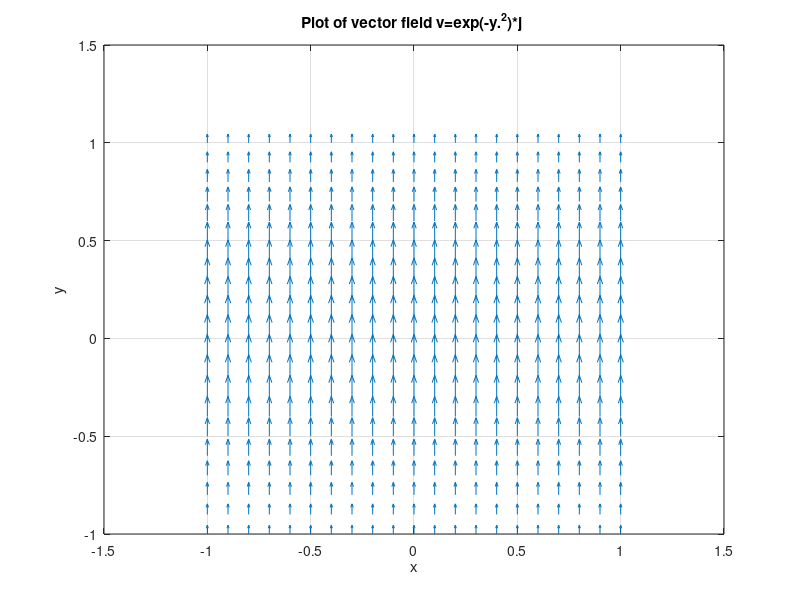
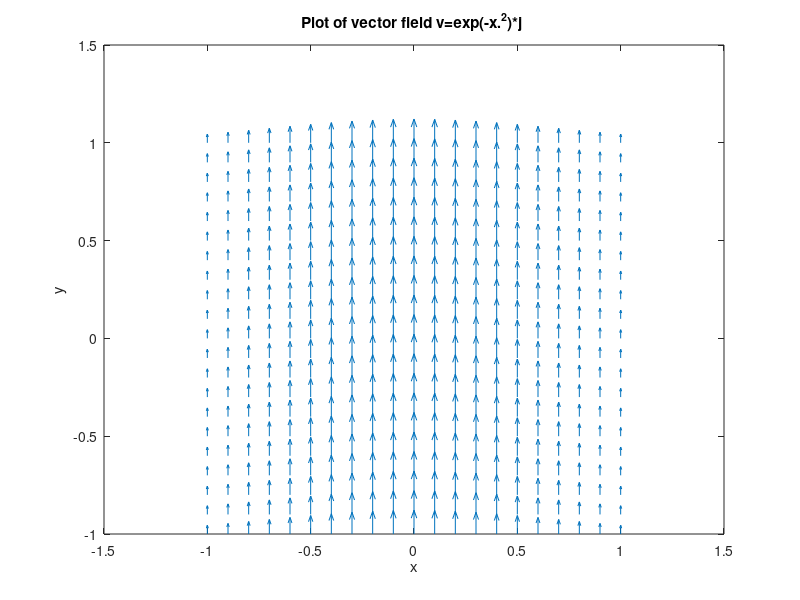

MATLAB code to generate these figures, in order:
% P11_18.M  Plot vector field lines
%
%  v=exp(-y^2) * j
%  v=exp(-x^2) * j
%
clear
clf
[x,y]=meshgrid(-1:0.1:1);
vyj1=exp(-y.^2);
zerox=zeros(length(vyj1));
figure(1)
quiver(x,y,zerox,vyj1);
title('Plot of vector field v=exp(-y.^2)*j ')
xlabel('x')
ylabel('y')
grid
pause
%
%
pause
vyj2=exp(-x.^2);
zeroy=zeros(length(vyj2));
figure(2)
quiver(x,y,zeroy,vyj2);
title('Plot of vector field v=exp(-x.^2)*j ')
xlabel('x')
ylabel('y')
